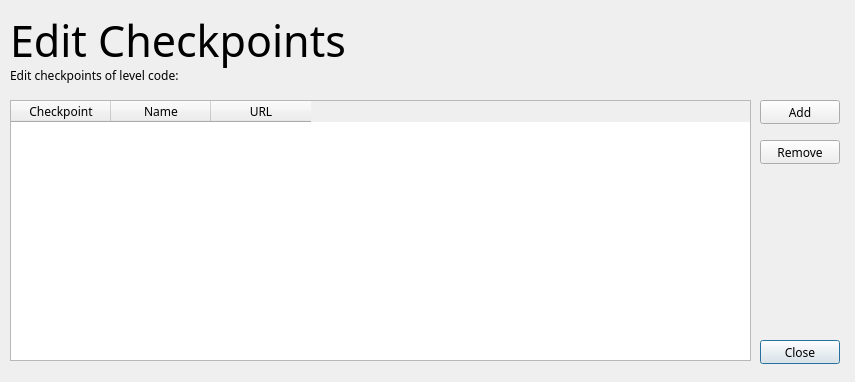
<?xml version="1.0" encoding="UTF-8"?>
<ui version="4.0">
 <class>editChk</class>
 <widget class="QDialog" name="editChk">
  <property name="windowModality">
   <enum>Qt::WindowModality::WindowModal</enum>
  </property>
  <property name="geometry">
   <rect>
    <x>0</x>
    <y>0</y>
    <width>855</width>
    <height>382</height>
   </rect>
  </property>
  <property name="minimumSize">
   <size>
    <width>855</width>
    <height>382</height>
   </size>
  </property>
  <property name="maximumSize">
   <size>
    <width>855</width>
    <height>382</height>
   </size>
  </property>
  <property name="font">
   <font>
    <family>Noto Sans</family>
   </font>
  </property>
  <property name="windowTitle">
   <string>Edit Custom Checkpoints</string>
  </property>
  <widget class="QPushButton" name="closeButton">
   <property name="geometry">
    <rect>
     <x>760</x>
     <y>340</y>
     <width>80</width>
     <height>24</height>
    </rect>
   </property>
   <property name="text">
    <string>Close</string>
   </property>
  </widget>
  <widget class="QLabel" name="label">
   <property name="geometry">
    <rect>
     <x>10</x>
     <y>10</y>
     <width>831</width>
     <height>61</height>
    </rect>
   </property>
   <property name="font">
    <font>
     <family>Courier Prime</family>
     <pointsize>32</pointsize>
     <bold>false</bold>
    </font>
   </property>
   <property name="text">
    <string>Edit Checkpoints</string>
   </property>
  </widget>
  <widget class="QTableWidget" name="table">
   <property name="geometry">
    <rect>
     <x>10</x>
     <y>100</y>
     <width>741</width>
     <height>261</height>
    </rect>
   </property>
   <property name="showDropIndicator" stdset="0">
    <bool>true</bool>
   </property>
   <property name="sortingEnabled">
    <bool>true</bool>
   </property>
   <attribute name="horizontalHeaderVisible">
    <bool>true</bool>
   </attribute>
   <attribute name="verticalHeaderVisible">
    <bool>false</bool>
   </attribute>
   <column>
    <property name="text">
     <string>Checkpoint</string>
    </property>
   </column>
   <column>
    <property name="text">
     <string>Name</string>
    </property>
   </column>
   <column>
    <property name="text">
     <string>URL</string>
    </property>
   </column>
  </widget>
  <widget class="QPushButton" name="addButton">
   <property name="geometry">
    <rect>
     <x>760</x>
     <y>100</y>
     <width>80</width>
     <height>24</height>
    </rect>
   </property>
   <property name="text">
    <string>Add</string>
   </property>
  </widget>
  <widget class="QPushButton" name="removeButton">
   <property name="geometry">
    <rect>
     <x>760</x>
     <y>140</y>
     <width>80</width>
     <height>24</height>
    </rect>
   </property>
   <property name="text">
    <string>Remove</string>
   </property>
  </widget>
  <widget class="QLabel" name="label_2">
   <property name="geometry">
    <rect>
     <x>10</x>
     <y>60</y>
     <width>741</width>
     <height>31</height>
    </rect>
   </property>
   <property name="text">
    <string>Edit checkpoints of level code: </string>
   </property>
  </widget>
 </widget>
 <resources/>
 <connections/>
</ui>
